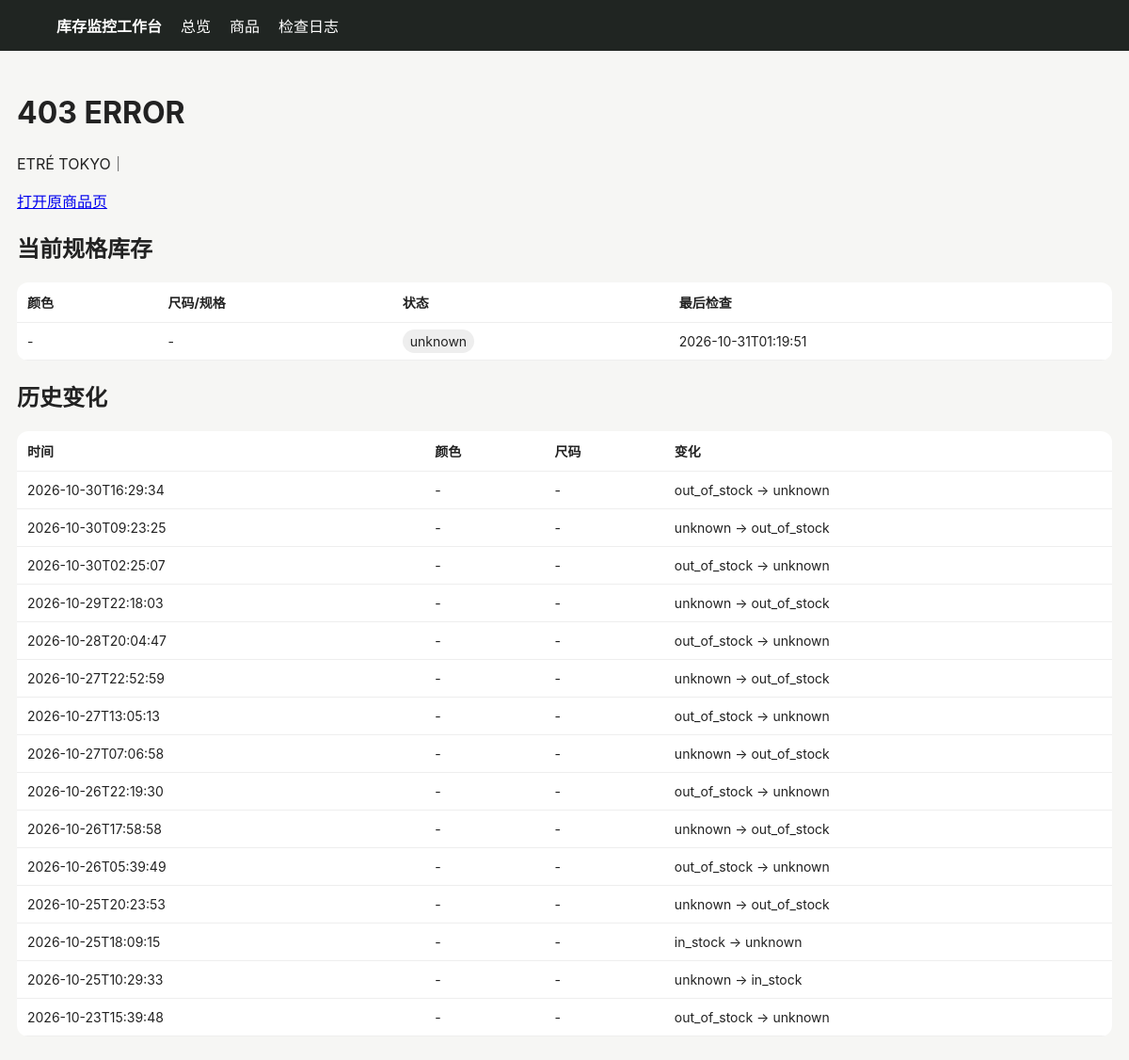
/product/819, run on an earlier commit of the app's database.
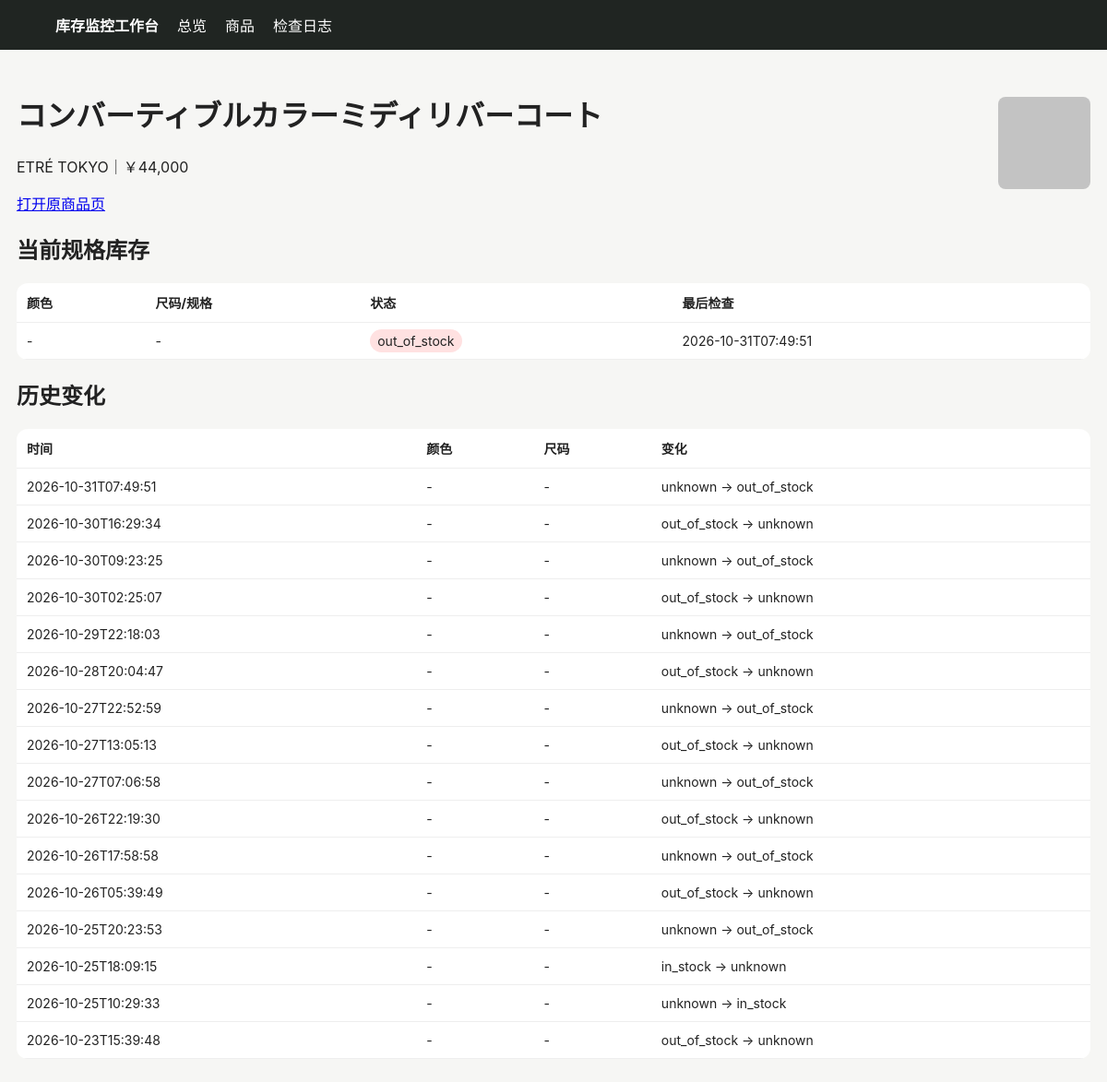
And on a later commit of the database.
### tables this page shows
CREATE TABLE products (
 id INTEGER PRIMARY KEY AUTOINCREMENT,
 site TEXT NOT NULL,
 url TEXT NOT NULL UNIQUE,
 name TEXT NOT NULL,
 price TEXT,
 image_url TEXT,
 first_seen TEXT NOT NULL,
 last_seen TEXT NOT NULL
);

CREATE TABLE variants (
 id INTEGER PRIMARY KEY AUTOINCREMENT,
 product_id INTEGER NOT NULL,
 color TEXT NOT NULL DEFAULT '',
 size TEXT NOT NULL DEFAULT '',
 status TEXT NOT NULL,
 last_checked TEXT NOT NULL,
 UNIQUE(product_id, color, size)
);

### app/main.py (the view)
@app.get("/product/{pid}")
def product(request: Request, pid: int):
    with conn() as c:
        p=c.execute("SELECT * FROM products WHERE id=?",(pid,)).fetchone()
        vs=c.execute("SELECT * FROM variants WHERE product_id=? ORDER BY color,size",(pid,)).fetchall()
        cs=c.execute("SELECT * FROM changes WHERE product_id=? ORDER BY detected_at DESC",(pid,)).fetchall()
    return templates.TemplateResponse("product.html", {"request":request,"p":p,"variants":vs,"changes":cs})

### app/templates/product.html
{% extends "base.html" %}{% block content %}<div class="top"><div><h1>{{p.name}}</h1><p>{{p.site}}｜{{p.price}}</p><a href="{{p.url}}" target="_blank">打开原商品页</a></div>{% if p.image_url %}<img class="thumb" style="width:100px;height:100px" src="{{p.image_url}}">{% endif %}</div>
<h2>当前规格库存</h2><table><tr><th>颜色</th><th>尺码/规格</th><th>状态</th><th>最后检查</th></tr>{% for v in variants %}<tr><td>{{v.color or "-"}}</td><td>{{v.size or "-"}}</td><td><span class="badge {{v.status}}">{{v.status}}</span></td><td>{{v.last_checked}}</td></tr>{% endfor %}</table>
<h2>历史变化</h2><table><tr><th>时间</th><th>颜色</th><th>尺码</th><th>变化</th></tr>{% for c in changes %}<tr><td>{{c.detected_at}}</td><td>{{c.color or "-"}}</td><td>{{c.size or "-"}}</td><td>{{c.old_status}} → {{c.new_status}}</td></tr>{% endfor %}</table>{% endblock %}

### app/templates/base.html (shortened to what this page needs)
<!doctype html><html lang="zh-CN"><head><meta charset="utf-8"><meta name="viewport" content="width=device-width,initial-scale=1">
</head><body><nav><strong>库存监控工作台</strong><a href="/">总览</a><a href="/products">商品</a><a href="/logs">检查日志</a></nav><main>{% block content %}{% endblock %}</main></body></html>

### app/templates/base.html (style rules this page uses)
body { font-family:-apple-system,BlinkMacSystemFont,"Segoe UI",sans-serif;background:#f6f6f4;color:#222;margin:0 }
nav { background:#202522;color:#fff;padding:15px 5%;display:flex;gap:20px;align-items:center }
nav a { color:#fff;text-decoration:none }
main { max-width:1180px;margin:25px auto;padding:0 18px }
table { width:100%;border-collapse:collapse;background:#fff;border-radius:12px;overflow:hidden }
th,td { padding:11px;border-bottom:1px solid #eee;text-align:left;font-size:14px }
.badge { padding:4px 8px;border-radius:999px;background:#eee }
.out_of_stock { background:#ffe1e1 }
img.thumb { width:52px;height:52px;object-fit:cover;border-radius:8px }
.top { display:flex;justify-content:space-between;align-items:center;margin-bottom:18px }

What changed in the data, as far as the page shows it:
changed products "ETRÉ TOKYO": name "403 ERROR" → "コンバーティブルカラーミディリバーコート"; price (not shown) → "￥44,000"; image_url: picture added
now on one of the page's lists (row edited): variants: detected_at "2026-10-31T07:49:51", new_status "out_of_stock"
changed variants: status "unknown" → "out_of_stock"; last_checked "2026-10-31T01:19:51" → "2026-10-31T07:49:51"
